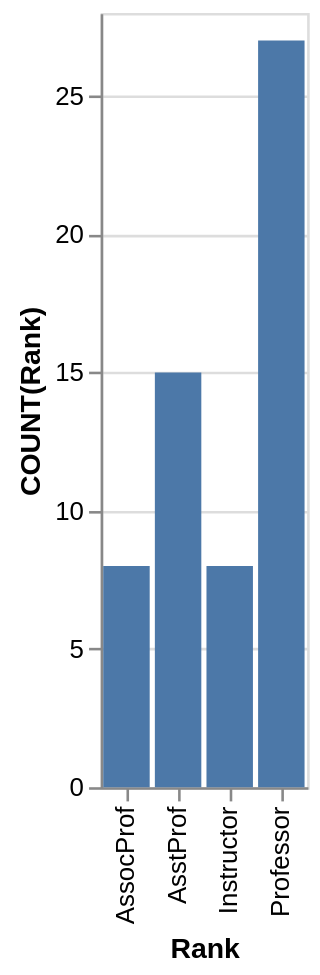

Write the Vega-Lite specification saved for this chart.
### Vega-Lite specification from a JSON file in a GitHub repository (floating-point values rounded to 4 significant figures)
{"data": {"values": [{"x_data": "AssocProf", "y_data": 8}, {"x_data": "AsstProf", "y_data": 15}, {"x_data": "Instructor", "y_data": 8}, {"x_data": "Professor", "y_data": 27}]}, "mark": "bar", "encoding": {"x": {"field": "x_data", "type": "nominal", "title": "Rank", "sort": "ascending"}, "y": {"field": "y_data", "type": "quantitative", "title": "COUNT(Rank)"}}}
